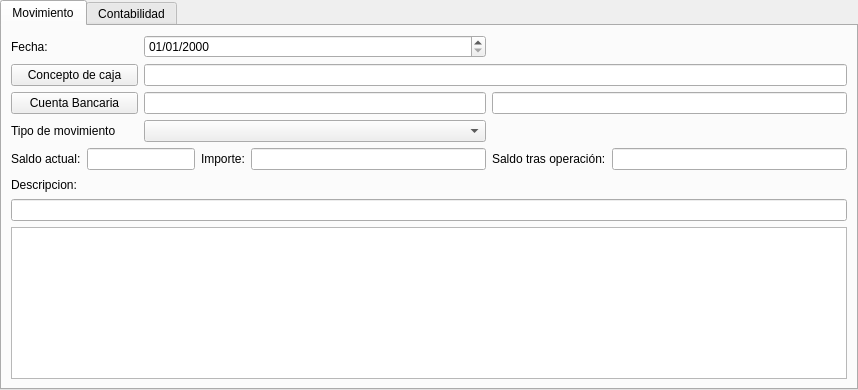
<?xml version="1.0" encoding="UTF-8"?>
<ui version="4.0">
 <class>f_caja</class>
 <widget class="QWidget" name="f_caja">
  <property name="geometry">
   <rect>
    <x>0</x>
    <y>0</y>
    <width>858</width>
    <height>390</height>
   </rect>
  </property>
  <property name="windowTitle">
   <string>Bancos</string>
  </property>
  <layout class="QVBoxLayout" name="verticalLayout_2">
   <property name="leftMargin">
    <number>0</number>
   </property>
   <property name="topMargin">
    <number>0</number>
   </property>
   <property name="rightMargin">
    <number>0</number>
   </property>
   <property name="bottomMargin">
    <number>0</number>
   </property>
   <item>
    <widget class="QTabWidget" name="tabWidget">
     <property name="currentIndex">
      <number>0</number>
     </property>
     <widget class="QWidget" name="tab">
      <attribute name="title">
       <string>Movimiento</string>
      </attribute>
      <layout class="QGridLayout" name="gridLayout">
       <item row="0" column="0">
        <widget class="QLabel" name="label_5">
         <property name="sizePolicy">
          <sizepolicy hsizetype="Fixed" vsizetype="Preferred">
           <horstretch>0</horstretch>
           <verstretch>0</verstretch>
          </sizepolicy>
         </property>
         <property name="maximumSize">
          <size>
           <width>50</width>
           <height>16777215</height>
          </size>
         </property>
         <property name="text">
          <string>Fecha:</string>
         </property>
        </widget>
       </item>
       <item row="0" column="2" colspan="3">
        <widget class="DBDateTimeEdit" name="dbFecha">
         <property name="displayFormat">
          <string>dd/MM/yyyy</string>
         </property>
         <property name="fieldName">
          <string>fecha</string>
         </property>
         <property name="dataEditable">
          <bool>true</bool>
         </property>
        </widget>
       </item>
       <item row="1" column="0" colspan="2">
        <widget class="DBChooseRecordButton" name="db_idsubconcepto">
         <property name="text">
          <string>Concepto de caja</string>
         </property>
         <property name="fieldName">
          <string>idsubconcepto</string>
         </property>
         <property name="dataEditable">
          <bool>true</bool>
         </property>
        </widget>
       </item>
       <item row="1" column="2" colspan="5">
        <widget class="DBLineEdit" name="dbLineEdit">
         <property name="fieldName">
          <string>subconceptoscaja.descripcion</string>
         </property>
        </widget>
       </item>
       <item row="2" column="0" colspan="2">
        <widget class="DBChooseRecordButton" name="db_idcuentabanco">
         <property name="text">
          <string>Cuenta Bancaria</string>
         </property>
         <property name="fieldName">
          <string>idcuentabanco</string>
         </property>
         <property name="dataEditable">
          <bool>true</bool>
         </property>
        </widget>
       </item>
       <item row="2" column="2" colspan="3">
        <widget class="DBLineEdit" name="dbLineEdit_2">
         <property name="fieldName">
          <string>cuentasbanco.descripcion</string>
         </property>
        </widget>
       </item>
       <item row="2" column="5" colspan="2">
        <widget class="DBLineEdit" name="dbLineEdit_3">
         <property name="fieldName">
          <string>cuentasbanco.ccc</string>
         </property>
        </widget>
       </item>
       <item row="3" column="0" colspan="2">
        <widget class="QLabel" name="label">
         <property name="text">
          <string>Tipo de movimiento</string>
         </property>
        </widget>
       </item>
       <item row="3" column="2" colspan="3">
        <widget class="DBComboBox" name="db_tipo">
         <property name="fieldName">
          <string>tipo</string>
         </property>
         <property name="dataEditable">
          <bool>true</bool>
         </property>
        </widget>
       </item>
       <item row="4" column="0">
        <widget class="QLabel" name="label_6">
         <property name="text">
          <string>Saldo actual:</string>
         </property>
        </widget>
       </item>
       <item row="4" column="1" colspan="2">
        <widget class="DBNumberEdit" name="db_saldoinicial">
         <property name="palette">
          <palette>
           <active>
            <colorrole role="Base">
             <brush brushstyle="SolidPattern">
              <color alpha="255">
               <red>234</red>
               <green>234</green>
               <blue>234</blue>
              </color>
             </brush>
            </colorrole>
           </active>
           <inactive>
            <colorrole role="Base">
             <brush brushstyle="SolidPattern">
              <color alpha="255">
               <red>255</red>
               <green>255</green>
               <blue>255</blue>
              </color>
             </brush>
            </colorrole>
           </inactive>
           <disabled>
            <colorrole role="Base">
             <brush brushstyle="SolidPattern">
              <color alpha="255">
               <red>240</red>
               <green>240</green>
               <blue>240</blue>
              </color>
             </brush>
            </colorrole>
           </disabled>
          </palette>
         </property>
         <property name="cursor">
          <cursorShape>ArrowCursor</cursorShape>
         </property>
         <property name="focusPolicy">
          <enum>Qt::NoFocus</enum>
         </property>
         <property name="fieldName">
          <string>saldoinicial</string>
         </property>
        </widget>
       </item>
       <item row="4" column="3">
        <widget class="QLabel" name="label_4">
         <property name="text">
          <string>Importe:</string>
         </property>
        </widget>
       </item>
       <item row="4" column="4">
        <widget class="DBNumberEdit" name="db_importe">
         <property name="fieldName">
          <string>importe</string>
         </property>
         <property name="dataEditable">
          <bool>true</bool>
         </property>
        </widget>
       </item>
       <item row="4" column="5">
        <widget class="QLabel" name="label_7">
         <property name="text">
          <string>Saldo tras operación:</string>
         </property>
        </widget>
       </item>
       <item row="4" column="6">
        <widget class="DBNumberEdit" name="db_saldofinal">
         <property name="palette">
          <palette>
           <active>
            <colorrole role="Base">
             <brush brushstyle="SolidPattern">
              <color alpha="255">
               <red>234</red>
               <green>234</green>
               <blue>234</blue>
              </color>
             </brush>
            </colorrole>
           </active>
           <inactive>
            <colorrole role="Base">
             <brush brushstyle="SolidPattern">
              <color alpha="255">
               <red>255</red>
               <green>255</green>
               <blue>255</blue>
              </color>
             </brush>
            </colorrole>
           </inactive>
           <disabled>
            <colorrole role="Base">
             <brush brushstyle="SolidPattern">
              <color alpha="255">
               <red>240</red>
               <green>240</green>
               <blue>240</blue>
              </color>
             </brush>
            </colorrole>
           </disabled>
          </palette>
         </property>
         <property name="cursor">
          <cursorShape>ArrowCursor</cursorShape>
         </property>
         <property name="focusPolicy">
          <enum>Qt::NoFocus</enum>
         </property>
         <property name="fieldName">
          <string>saldo_final</string>
         </property>
        </widget>
       </item>
       <item row="5" column="0">
        <widget class="QLabel" name="label_2">
         <property name="text">
          <string>Descripcion:</string>
         </property>
        </widget>
       </item>
       <item row="5" column="1" colspan="6">
        <spacer name="horizontalSpacer_12">
         <property name="orientation">
          <enum>Qt::Horizontal</enum>
         </property>
         <property name="sizeHint" stdset="0">
          <size>
           <width>681</width>
           <height>17</height>
          </size>
         </property>
        </spacer>
       </item>
       <item row="6" column="0" colspan="7">
        <widget class="DBLineEdit" name="dbDescripcion">
         <property name="fieldName">
          <string>descripcion</string>
         </property>
         <property name="dataEditable">
          <bool>true</bool>
         </property>
        </widget>
       </item>
       <item row="7" column="0" colspan="7">
        <widget class="DBRichTextEdit" name="db_observaciones">
         <property name="fieldName">
          <string>observaciones</string>
         </property>
         <property name="dataEditable">
          <bool>true</bool>
         </property>
        </widget>
       </item>
      </layout>
      <zorder>db_observaciones</zorder>
      <zorder>label_2</zorder>
      <zorder>label_5</zorder>
      <zorder>db_tipo</zorder>
      <zorder>label_4</zorder>
      <zorder>dbFecha</zorder>
      <zorder>label_6</zorder>
      <zorder>horizontalSpacer_12</zorder>
      <zorder>label</zorder>
      <zorder>db_saldoinicial</zorder>
      <zorder>db_saldofinal</zorder>
      <zorder>dbDescripcion</zorder>
      <zorder>db_idsubconcepto</zorder>
      <zorder>dbLineEdit</zorder>
      <zorder>db_idcuentabanco</zorder>
      <zorder>db_importe</zorder>
      <zorder>label_7</zorder>
      <zorder>db_observaciones</zorder>
      <zorder>label_5</zorder>
      <zorder>label_2</zorder>
      <zorder>db_idcuentabanco</zorder>
      <zorder>db_importe</zorder>
      <zorder>db_idsubconcepto</zorder>
      <zorder>label_7</zorder>
      <zorder>db_tipo</zorder>
      <zorder>label</zorder>
      <zorder>dbLineEdit</zorder>
      <zorder>dbLineEdit_3</zorder>
      <zorder>dbFecha</zorder>
      <zorder>label_6</zorder>
      <zorder>db_saldoinicial</zorder>
      <zorder>label_4</zorder>
      <zorder>horizontalSpacer_12</zorder>
      <zorder>db_saldofinal</zorder>
      <zorder>dbDescripcion</zorder>
      <zorder>dbLineEdit_2</zorder>
     </widget>
     <widget class="QWidget" name="tab_2">
      <attribute name="title">
       <string>Contabilidad</string>
      </attribute>
      <layout class="QGridLayout" name="gridLayout_2">
       <item row="0" column="0">
        <widget class="QLabel" name="label_20">
         <property name="sizePolicy">
          <sizepolicy hsizetype="Maximum" vsizetype="Preferred">
           <horstretch>0</horstretch>
           <verstretch>0</verstretch>
          </sizepolicy>
         </property>
         <property name="text">
          <string>Nº Asiento</string>
         </property>
        </widget>
       </item>
       <item row="0" column="1">
        <widget class="DBNumberEdit" name="db_co_asientos_numero">
         <property name="maximumSize">
          <size>
           <width>100</width>
           <height>16777215</height>
          </size>
         </property>
         <property name="fieldName">
          <string>co_partidas.father.co_asientos.father.numero</string>
         </property>
        </widget>
       </item>
       <item row="0" column="2">
        <spacer name="horizontalSpacer">
         <property name="orientation">
          <enum>Qt::Horizontal</enum>
         </property>
         <property name="sizeHint" stdset="0">
          <size>
           <width>475</width>
           <height>20</height>
          </size>
         </property>
        </spacer>
       </item>
       <item row="0" column="3">
        <widget class="QLabel" name="label_19">
         <property name="text">
          <string>Fecha</string>
         </property>
        </widget>
       </item>
       <item row="0" column="4">
        <widget class="DBDateTimeEdit" name="db_co_asientos_fecha">
         <property name="sizePolicy">
          <sizepolicy hsizetype="Preferred" vsizetype="Fixed">
           <horstretch>0</horstretch>
           <verstretch>0</verstretch>
          </sizepolicy>
         </property>
         <property name="minimumSize">
          <size>
           <width>150</width>
           <height>23</height>
          </size>
         </property>
         <property name="displayFormat">
          <string>dd/MM/yyyy</string>
         </property>
         <property name="fieldName">
          <string>co_partidas.father.co_asientos.father.fecha</string>
         </property>
        </widget>
       </item>
       <item row="1" column="0">
        <widget class="QLabel" name="label_21">
         <property name="font">
          <font>
           <weight>75</weight>
           <bold>true</bold>
          </font>
         </property>
         <property name="text">
          <string>Partidas</string>
         </property>
        </widget>
       </item>
       <item row="2" column="0" colspan="5">
        <widget class="DBTableView" name="co_partidas.co_asientos.co_partidas">
         <property name="internalData">
          <bool>true</bool>
         </property>
         <property name="relationName">
          <string>co_partidas.co_asientos.co_partidas</string>
         </property>
         <property name="allowedEdit">
          <bool>false</bool>
         </property>
         <property name="visibleColumns">
          <string>codsubcuenta;concepto;debe;haber</string>
         </property>
        </widget>
       </item>
      </layout>
     </widget>
    </widget>
   </item>
  </layout>
 </widget>
 <customwidgets>
  <customwidget>
   <class>DBChooseRecordButton</class>
   <extends>QPushButton</extends>
   <header>widgets/dbchooserecordbutton.h</header>
  </customwidget>
  <customwidget>
   <class>DBComboBox</class>
   <extends>QComboBox</extends>
   <header>widgets/dbcombobox.h</header>
  </customwidget>
  <customwidget>
   <class>DBDateTimeEdit</class>
   <extends>QDateTimeEdit</extends>
   <header>widgets/dbdatetimeedit.h</header>
  </customwidget>
  <customwidget>
   <class>DBLineEdit</class>
   <extends>QLineEdit</extends>
   <header>widgets/dblineedit.h</header>
  </customwidget>
  <customwidget>
   <class>DBNumberEdit</class>
   <extends>QLineEdit</extends>
   <header>widgets/dbnumberedit.h</header>
  </customwidget>
  <customwidget>
   <class>DBTableView</class>
   <extends>QTableView</extends>
   <header>widgets/dbtableview.h</header>
  </customwidget>
  <customwidget>
   <class>DBRichTextEdit</class>
   <extends>QTextEdit</extends>
   <header>widgets/dbrichtextedit.h</header>
  </customwidget>
 </customwidgets>
 <tabstops>
  <tabstop>tabWidget</tabstop>
 </tabstops>
 <resources/>
 <connections/>
</ui>
